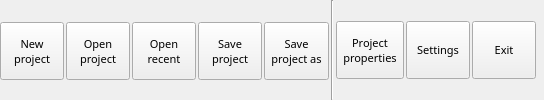
        <widget class="QWidget" name="TabFile">
         <property name="font">
          <font>
           <family>Sans Serif</family>
           <pointsize>8</pointsize>
          </font>
         </property>
         <attribute name="title">
          <string>File</string>
         </attribute>
         <layout class="QHBoxLayout" name="horizontalLayout_4">
          <property name="spacing">
           <number>2</number>
          </property>
          <property name="margin">
           <number>0</number>
          </property>
          <item>
           <widget class="QToolButton" name="Action_New_BT">
            <property name="sizePolicy">
             <sizepolicy hsizetype="Fixed" vsizetype="Fixed">
              <horstretch>0</horstretch>
              <verstretch>0</verstretch>
             </sizepolicy>
            </property>
            <property name="minimumSize">
             <size>
              <width>64</width>
              <height>58</height>
             </size>
            </property>
            <property name="maximumSize">
             <size>
              <width>16777215</width>
              <height>56</height>
             </size>
            </property>
            <property name="font">
             <font>
              <family>Sans Serif</family>
              <pointsize>8</pointsize>
             </font>
            </property>
            <property name="toolTip">
             <string>Create a new empty project (Ctrl+N)</string>
            </property>
            <property name="text">
             <string>New
project</string>
            </property>
            <property name="icon">
             <iconset>
              <normaloff>:/img/filenew.png</normaloff>:/img/filenew.png</iconset>
            </property>
            <property name="iconSize">
             <size>
              <width>24</width>
              <height>24</height>
             </size>
            </property>
            <property name="shortcut">
             <string>Ctrl+N</string>
            </property>
            <property name="toolButtonStyle">
             <enum>Qt::ToolButtonTextUnderIcon</enum>
            </property>
           </widget>
          </item>
          <item>
           <widget class="QToolButton" name="Action_Open_BT">
            <property name="sizePolicy">
             <sizepolicy hsizetype="Fixed" vsizetype="Fixed">
              <horstretch>0</horstretch>
              <verstretch>0</verstretch>
             </sizepolicy>
            </property>
            <property name="minimumSize">
             <size>
              <width>64</width>
              <height>58</height>
             </size>
            </property>
            <property name="maximumSize">
             <size>
              <width>16777215</width>
              <height>56</height>
             </size>
            </property>
            <property name="font">
             <font>
              <family>Sans Serif</family>
              <pointsize>8</pointsize>
             </font>
            </property>
            <property name="toolTip">
             <string>Open a previously saved project (Ctrl+O)</string>
            </property>
            <property name="text">
             <string>Open
project</string>
            </property>
            <property name="icon">
             <iconset>
              <normaloff>:/img/fileopen.png</normaloff>:/img/fileopen.png</iconset>
            </property>
            <property name="iconSize">
             <size>
              <width>24</width>
              <height>24</height>
             </size>
            </property>
            <property name="shortcut">
             <string>Ctrl+O</string>
            </property>
            <property name="toolButtonStyle">
             <enum>Qt::ToolButtonTextUnderIcon</enum>
            </property>
           </widget>
          </item>
          <item>
           <widget class="QToolButton" name="Action_OpenRecent_BT">
            <property name="sizePolicy">
             <sizepolicy hsizetype="Fixed" vsizetype="Fixed">
              <horstretch>0</horstretch>
              <verstretch>0</verstretch>
             </sizepolicy>
            </property>
            <property name="minimumSize">
             <size>
              <width>64</width>
              <height>58</height>
             </size>
            </property>
            <property name="maximumSize">
             <size>
              <width>16777215</width>
              <height>56</height>
             </size>
            </property>
            <property name="font">
             <font>
              <family>Sans Serif</family>
              <pointsize>8</pointsize>
             </font>
            </property>
            <property name="toolTip">
             <string>Open a recently used project file</string>
            </property>
            <property name="text">
             <string>Open
recent</string>
            </property>
            <property name="icon">
             <iconset>
              <normaloff>:/img/filerecent.png</normaloff>:/img/filerecent.png</iconset>
            </property>
            <property name="iconSize">
             <size>
              <width>24</width>
              <height>24</height>
             </size>
            </property>
            <property name="toolButtonStyle">
             <enum>Qt::ToolButtonTextUnderIcon</enum>
            </property>
           </widget>
          </item>
          <item>
           <widget class="QToolButton" name="Action_Save_BT">
            <property name="sizePolicy">
             <sizepolicy hsizetype="Fixed" vsizetype="Fixed">
              <horstretch>0</horstretch>
              <verstretch>0</verstretch>
             </sizepolicy>
            </property>
            <property name="minimumSize">
             <size>
              <width>64</width>
              <height>58</height>
             </size>
            </property>
            <property name="maximumSize">
             <size>
              <width>16777215</width>
              <height>56</height>
             </size>
            </property>
            <property name="font">
             <font>
              <family>Sans Serif</family>
              <pointsize>8</pointsize>
             </font>
            </property>
            <property name="toolTip">
             <string>Save current project (Ctrl+S)</string>
            </property>
            <property name="text">
             <string>Save
project</string>
            </property>
            <property name="icon">
             <iconset>
              <normaloff>:/img/filesave.png</normaloff>:/img/filesave.png</iconset>
            </property>
            <property name="iconSize">
             <size>
              <width>24</width>
              <height>24</height>
             </size>
            </property>
            <property name="shortcut">
             <string>Ctrl+S</string>
            </property>
            <property name="toolButtonStyle">
             <enum>Qt::ToolButtonTextUnderIcon</enum>
            </property>
           </widget>
          </item>
          <item>
           <widget class="QToolButton" name="ActionSave_as_BT">
            <property name="sizePolicy">
             <sizepolicy hsizetype="Fixed" vsizetype="Fixed">
              <horstretch>0</horstretch>
              <verstretch>0</verstretch>
             </sizepolicy>
            </property>
            <property name="minimumSize">
             <size>
              <width>64</width>
              <height>58</height>
             </size>
            </property>
            <property name="maximumSize">
             <size>
              <width>16777215</width>
              <height>56</height>
             </size>
            </property>
            <property name="font">
             <font>
              <family>Sans Serif</family>
              <pointsize>8</pointsize>
             </font>
            </property>
            <property name="toolTip">
             <string>Save current project to a new project file</string>
            </property>
            <property name="text">
             <string>Save
project as</string>
            </property>
            <property name="icon">
             <iconset>
              <normaloff>:/img/filesaveas.png</normaloff>:/img/filesaveas.png</iconset>
            </property>
            <property name="iconSize">
             <size>
              <width>24</width>
              <height>24</height>
             </size>
            </property>
            <property name="toolButtonStyle">
             <enum>Qt::ToolButtonTextUnderIcon</enum>
            </property>
           </widget>
          </item>
          <item>
           <widget class="Line" name="line">
            <property name="orientation">
             <enum>Qt::Vertical</enum>
            </property>
           </widget>
          </item>
          <item>
           <widget class="QToolButton" name="Action_PrjProperties_BT">
            <property name="minimumSize">
             <size>
              <width>64</width>
              <height>58</height>
             </size>
            </property>
            <property name="font">
             <font>
              <family>Sans Serif</family>
              <pointsize>8</pointsize>
             </font>
            </property>
            <property name="toolTip">
             <string>Define project properties</string>
            </property>
            <property name="text">
             <string>Project
properties</string>
            </property>
            <property name="icon">
             <iconset>
              <normaloff>:/img/PrjProperties.png</normaloff>:/img/PrjProperties.png</iconset>
            </property>
            <property name="iconSize">
             <size>
              <width>24</width>
              <height>24</height>
             </size>
            </property>
            <property name="toolButtonStyle">
             <enum>Qt::ToolButtonTextUnderIcon</enum>
            </property>
           </widget>
          </item>
          <item>
           <widget class="QToolButton" name="ActionConfiguration_BT">
            <property name="sizePolicy">
             <sizepolicy hsizetype="Fixed" vsizetype="Fixed">
              <horstretch>0</horstretch>
              <verstretch>56</verstretch>
             </sizepolicy>
            </property>
            <property name="minimumSize">
             <size>
              <width>64</width>
              <height>58</height>
             </size>
            </property>
            <property name="font">
             <font>
              <family>Sans Serif</family>
              <pointsize>8</pointsize>
             </font>
            </property>
            <property name="toolTip">
             <string>Change application and project settings</string>
            </property>
            <property name="text">
             <string>Settings</string>
            </property>
            <property name="icon">
             <iconset>
              <normaloff>:/img/config.png</normaloff>:/img/config.png</iconset>
            </property>
            <property name="iconSize">
             <size>
              <width>24</width>
              <height>24</height>
             </size>
            </property>
            <property name="toolButtonStyle">
             <enum>Qt::ToolButtonTextUnderIcon</enum>
            </property>
           </widget>
          </item>
          <item>
           <widget class="QToolButton" name="Action_Exit_BT">
            <property name="sizePolicy">
             <sizepolicy hsizetype="Fixed" vsizetype="Fixed">
              <horstretch>0</horstretch>
              <verstretch>56</verstretch>
             </sizepolicy>
            </property>
            <property name="minimumSize">
             <size>
              <width>64</width>
              <height>58</height>
             </size>
            </property>
            <property name="font">
             <font>
              <family>Sans Serif</family>
              <pointsize>8</pointsize>
             </font>
            </property>
            <property name="toolTip">
             <string>Exit application (Ctrl+W)</string>
            </property>
            <property name="text">
             <string>Exit</string>
            </property>
            <property name="icon">
             <iconset>
              <normaloff>:/img/exit.png</normaloff>:/img/exit.png</iconset>
            </property>
            <property name="iconSize">
             <size>
              <width>24</width>
              <height>24</height>
             </size>
            </property>
            <property name="shortcut">
             <string>Ctrl+W</string>
            </property>
            <property name="toolButtonStyle">
             <enum>Qt::ToolButtonTextUnderIcon</enum>
            </property>
           </widget>
          </item>
          <item>
           <widget class="QLabel" name="label">
            <property name="text">
             <string notr="true"/>
            </property>
           </widget>
          </item>
         </layout>
        </widget>
